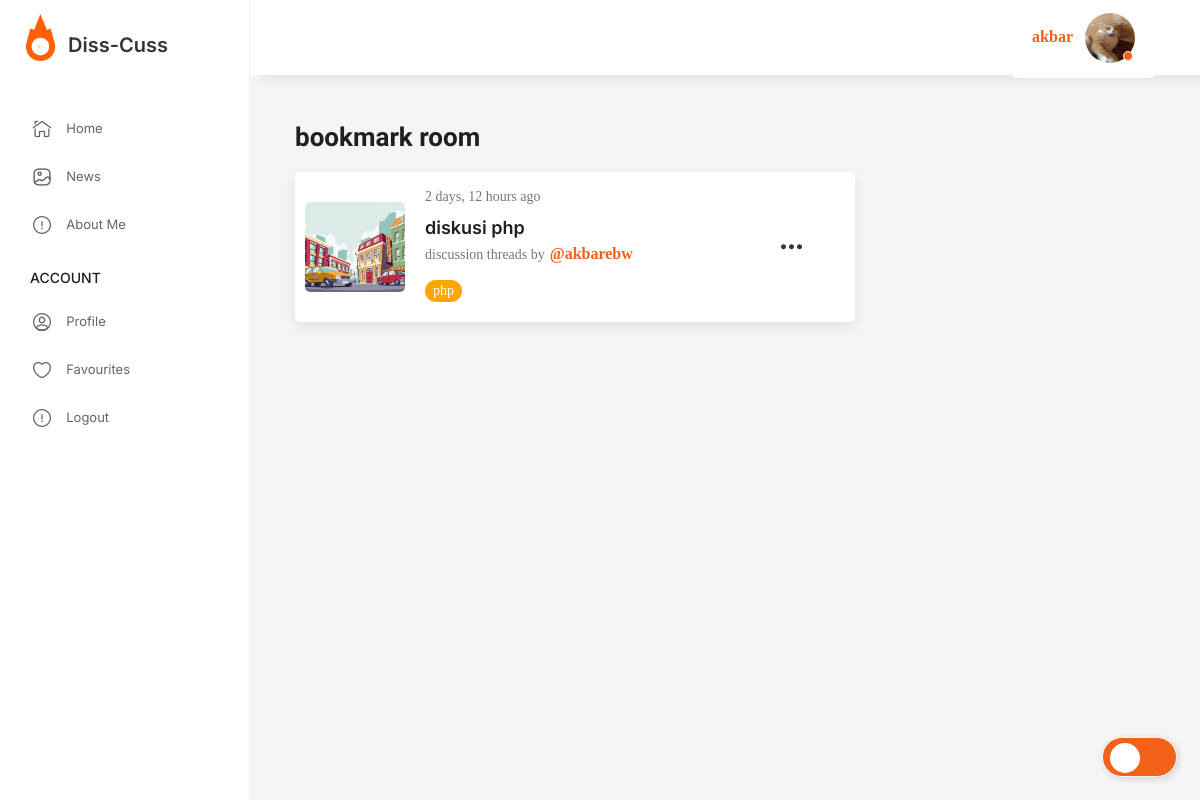
The page /bookmarked/ (signed in) on the database its author committed.
### base/models.py (models this page shows, shortened)
class User(AbstractUser):
    name = models.CharField(max_length=200, null=True)
    email = models.EmailField(unique=True, null=True)
    bio = models.TextField(null=True)
    avatar = models.ImageField(null=True, default="foto.jpg")
    USERNAME_FIELD = 'email'
    REQUIRED_FIELDS = ['username']

class Bookmark(models.Model):
    user = models.ForeignKey(User, on_delete=models.CASCADE)
    room = models.ForeignKey(Room, on_delete=models.CASCADE, null=True, blank=True)
    news = models.ForeignKey(News, on_delete=models.CASCADE, null=True, blank=True)

class Room(models.Model):
    host = models.ForeignKey(User, on_delete=models.SET_NULL, null=True)
    topic = models.ForeignKey(Topic, on_delete=models.SET_NULL, null=True)
    name = models.CharField(max_length=200)
    description = models.TextField(null=True, blank=True)
    participants = models.ManyToManyField(User, related_name='participants', blank=True)
    updated = models.DateTimeField(auto_now=True)
    created = models.DateTimeField(auto_now_add=True)
    class Meta:
        ordering = ['-updated', '-created']

class Topic(models.Model):
    name = models.CharField(max_length=200)

### base/views.py (the view)
# urls.py: path('bookmarked/', views.bookmarked_items, name='bookmarked_items'),
def bookmarked_items(request):
    user = request.user
    bookmarked_rooms = Bookmark.objects.filter(user=user, room__isnull=False)
    bookmarked_news = Bookmark.objects.filter(user=user, news__isnull=False)
    context = {
        'bookmarked_rooms': bookmarked_rooms,
        'bookmarked_news': bookmarked_news,
    }
    return render(request, 'base/pages/bookmarked_items.html', context)

### base/templates/base/pages/bookmarked_items.html
{% extends 'main.html' %}
{% block content %}
    <main class="page-main">
        <div class="uk-grid" data-uk-grid>
            <div class="uk-width-2-3@l">
                <h3 class="uk-text-lead">bookmark room</h3>
                {% for room in bookmarked_rooms %}
                    <div class="game-card --horizontal --small">
                        <div class="game-card --horizontal --small">
                            <div class="game-card__box">
                                <div class="game-card__media">
                                    <a href="{% url 'user-profile' room.room.host.id %}"
                                    ><img src="{{ room.room.host.avatar.url }}" alt="Game Name"
                                    /></a>
                                </div>
                                <div class="game-card__info">
                                    <div class="game-card__discussion">
                                        {{ room.room.created|timesince }} ago
                                    </div>
                                    <a class="game-card__title" href="{% url 'room' room.room_id %}">
                                        {{ room.room.name }}</a
                                    >
                                    <div class="game-card__discussion">
                                        discussion threads by
                                        <b><a href="{% url 'user-profile' room.room.host.id %}">@{{ room.room.host.username }}</a></b>
                                    </div>
                                    <div class="game-card__bottom">
                                        <div class="game-card__platform">
                                            <p class="text-border">{{ room.room.topic.name }}</p>
                                        </div>
                                    </div>
                                </div>
                                <div class="game-card__more">
                                    <a href="{% url 'room' room.room.id %}"><i class="ico_more"></i></a>
                                </div>
                            </div>
                        </div>
                    </div>
                {% endfor %}
            </div>
        </div>
    </main>
{% endblock %}

### templates/main.html (shortened to what this page needs)
<!DOCTYPE html>
{% load static %}
<html lang="en">
<head>
    <link rel="stylesheet" href="{% static 'assets/css/libs.min.css' %}"/>
    <link rel="stylesheet" href="{% static 'assets/css/main.css' %}"/>
</head>
<body class="page-chats">
<input id="toggle" type="checkbox"/>
<div class="page-wrapper">
    <header class="page-header">
        <div class="page-header__inner">
            <div class="page-header__sidebar">
                <div class="page-header__logo">
                    <img src="{% static 'assets/img/logo.png' %}" alt="logo"/><span
                        class="page-header__logo_text"
                >Diss-Cuss</span
                >
                </div>
            </div>
            <div class="page-header__content">
                {% if request.user.is_authenticated %}
                    <div class="user-item --active">
                        <div class="page-header__action">
                            <a href="{% url 'user-profile' user.id %}">{{ request.user.username }}</a>
                        </div>&nbsp;&nbsp;&nbsp;
                        <div class="user-item__avatar">
                            <a href="{% url 'user-profile' user.id %}"><img src="{{ request.user.avatar.url }}"
                                                                            alt="user"/></a>
                        </div>
                    </div>
                {% else %}
                    <div class="page-header__action">
                        <a href="{% url 'login' %}">Login</a>
                    </div>
                {% endif %}
            </div>
    </header>
    <div class="page-content">
        <aside class="sidebar is-show" id="sidebar">
            <div class="sidebar-box">
                <ul class="uk-nav">
                    {% if request.user.is_authenticated %}
                        <li>
                            <a href="{% url 'home' %}"><i class="ico_home"></i><span>Home</span></a>
                        </li>
                        <li>
                            <a href="{% url 'news' %}"><i class="ico_gallery"></i><span>News</span></a>
                        </li>
                        <li>
                            <a href="{% url 'about' %}"><i class="ico_report"></i><span>About Me</span></a>
                        </li>
                        <li class="uk-nav-header">Account</li>
                        <li>
                            <a href="{% url 'user-profile' user.id %}"
                            ><i class="ico_profile"></i><span>Profile</span></a
                            >
                        </li>
                        <li>
                            <a href="{% url 'bookmarked_items' %}"
                            ><i class="ico_favourites"></i><span>Favourites</span></a
                            >
                        </li>
                        <li>
                            <a href="{% url 'logout' %}"
                            ><i class="ico_report"></i><span>Logout</span></a
                            >
                        </li>
                    {% endif %}
                </ul>
            </div>
        </aside>
        {% block content %}
        {% endblock %}
    </div>
</body>
</html>

### rows shown on the page
User: user.username "akbar", user.avatar (picture)
Bookmark: room.host.avatar (picture), room.created "2 days, 12 hours", room.name "diskusi php", room.host.username "akbarebw", room.topic.name "php"
